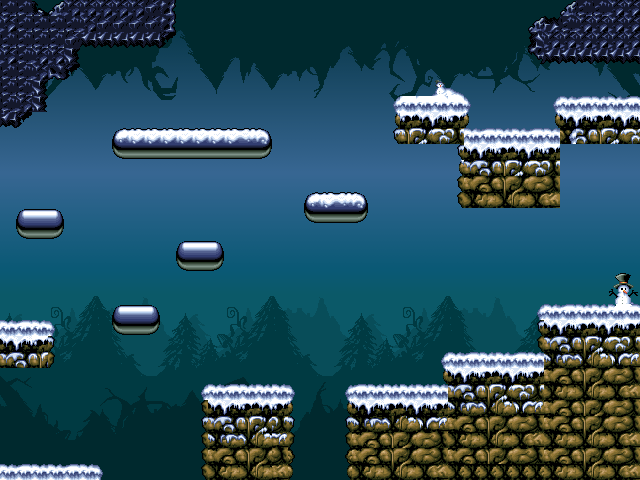

A level layout from a 2D game, rendered from its tile map. Below: a short description, then the map file with tile-grid data replaced by summaries:
An orthogonal 40x30 tile map with 16x16 px tiles, 4 tile layers (background, shadows, solid, static), 5 tilesets and 15 objects (13x coin, player, goal).

<map version="1.2" tiledversion="1.2.3" orientation="orthogonal" renderorder="right-down" width="40" height="30" tilewidth="16" tileheight="16" infinite="0" nextlayerid="6" nextobjectid="16">
 <tileset firstgid="1" source="tiles.tsx" />
 <tileset firstgid="1201" source="background.tsx" />
 <tileset firstgid="2401" source="shadow.tsx" />
 <tileset firstgid="3601" source="../level_1/player.tsx" />
 <tileset firstgid="3609" source="../level_1/coin.tsx" />
 <layer id="3" name="background" width="40" height="30">
  <data>[1200 cells, 1200 non-empty, 1200 distinct tile ids]</data>
 </layer>
 <layer id="4" name="shadows" width="40" height="30">
  <data>[1200 cells, 1200 non-empty, 1200 distinct tile ids]</data>
 </layer>
 <layer id="1" name="solid" width="40" height="30">
  <data>[1200 cells, 411 non-empty, 75 distinct tile ids]</data>
 </layer>
 <layer id="2" name="static" width="40" height="30">
  <data>[1200 cells, 8 non-empty, 8 distinct tile ids]</data>
 </layer>
 <objectgroup id="5" name="characters">
  <object id="1" type="player" gid="3601" x="16" y="464" width="32" height="32" />
  <object id="2" type="coin" gid="3609" x="144" y="416" width="16" height="16" />
  <object id="3" type="coin" gid="3609" x="224" y="384" width="16" height="16" />
  <object id="4" type="coin" gid="3609" x="272" y="384" width="16" height="16" />
  <object id="5" type="coin" gid="3609" x="32" y="208" width="16" height="16" />
  <object id="6" type="coin" gid="3609" x="16" y="320" width="16" height="16" />
  <object id="7" type="coin" gid="3609" x="192" y="240" width="16" height="16" />
  <object id="8" type="coin" gid="3609" x="192" y="128" width="16" height="16" />
  <object id="9" type="coin" gid="3609" x="336" y="192" width="16" height="16" />
  <object id="10" type="coin" gid="3609" x="512" y="128" width="16" height="16" />
  <object id="11" type="coin" gid="3609" x="608" y="96" width="16" height="16" />
  <object id="12" type="coin" gid="3609" x="384" y="384" width="16" height="16" />
  <object id="13" type="coin" gid="3609" x="512" y="352" width="16" height="16" />
  <object id="14" type="coin" gid="3609" x="400" y="96" width="16" height="16" />
  <object id="15" type="goal" x="624" y="224" width="16" height="80" />
 </objectgroup>
</map>
